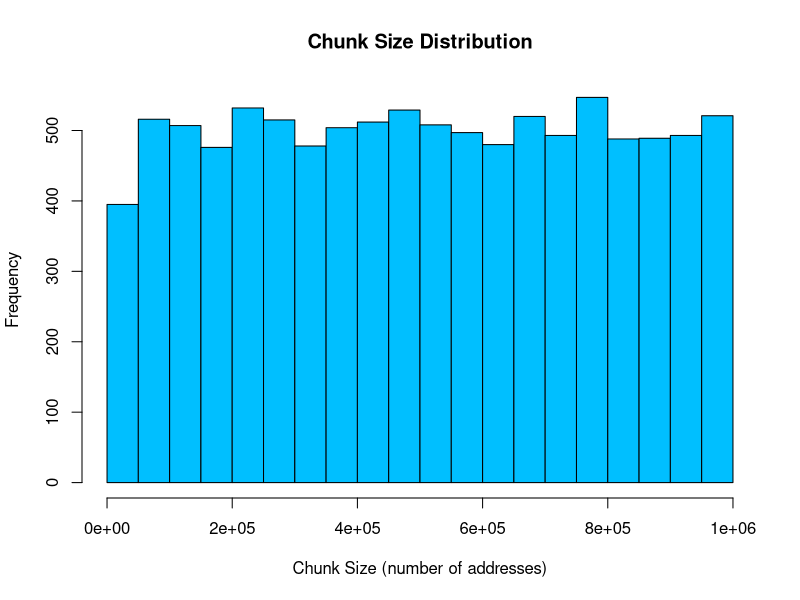

Generate this figure with R: (Note: this script raises an error after producing the figure.)
## ---- chunk 1
dat.500.perlbench_r <- read.csv('../data/500.perlbench_r.csv')
dat.500.perlbench_r
hist(dat.500.perlbench_r$data_size, main='Chunk Size Distribution', 
    xlab='Chunk Size (number of addresses)', col='deepskyblue')
## ---- chunk 2
dat.519.lbm_r <- read.csv('../data/519.lbm_r.csv')
dat.519.lbm_r
## ---- chunk 3
dat.525.x264_r <- read.csv('../data/525.x264_r.csv')
dat.525.x264_r
## ---- chunk 4
dat.531.deepsjeng_r <- read.csv('../data/531.deepsjeng_r.csv')
dat.531.deepsjeng_r
## ---- chunk 5
dat.fib <- read.csv('../data/fib.csv')
dat.fib
## ---- chunk 6
add_ratio <- function(dat) {
    dat$unique_ratio <- dat$unique_size / dat$data_size
    dat$read_ratio <- dat$reads / dat$data_size
    dat$write_ratio <- dat$writes / dat$data_size
    dat$sum_sqrt_count_ratio <- dat$sum_sqrt_count / dat$data_size
    dat$sum_count_ratio <- dat$sum_count / dat$data_size
    dat$lis_ratio <- dat$lis / dat$data_size
    dat$lds_ratio <- dat$lds / dat$data_size
    dat$cache_ratio <- dat$cache_size / dat$data_size
    dat$belady_ratio <- (dat$belady + dat$cache_size) / dat$data_size
    dat$lru_ratio <- (dat$lru + dat$cache_size) / dat$data_size
    dat$pivot_ratio <- (dat$pivot + dat$cache_size) / dat$data_size
    dat$ld_ratio <- (dat$ld + dat$cache_size) / dat$data_size
    dat$mru_ratio <- (dat$mru + dat$cache_size) / dat$data_size
    return(dat)
}

dat.500.perlbench_r <- add_ratio(dat.500.perlbench_r)
dat.519.lbm_r <- add_ratio(dat.519.lbm_r)
dat.525.x264_r <- add_ratio(dat.525.x264_r)
dat.531.deepsjeng_r <- add_ratio(dat.531.deepsjeng_r)
dat.fib <- add_ratio(dat.fib)
D <- list(dat.500.perlbench_r, dat.519.lbm_r, dat.525.x264_r, dat.fib, dat.531.deepsjeng_r)
W <- c('Perl', 'LBM', 'Video compression', 'Fibonacci', 'Pattern Recognition')

plot.hist.metric <- function(D, W, metric) {
    par(mfrow=c(3, 2))
    for (i in 1:length(D)) {
        d <- D[[i]][, metric]
        q <- quantile(d, 0.95)
        hist(d[d < q], xlab=metric, main=W[i], col='deepskyblue')
    }
}
## ---- chunk 7
plot.hist.metric(D, W, 'unique_ratio')
## ---- chunk 8
plot.hist.metric(D, W, 'read_ratio')
## ---- chunk 9
plot.hist.metric(D, W, 'write_ratio')
## ---- chunk 10
plot.hist.metric(D, W, 'avg_step')
## ---- chunk 11
plot.hist.metric(D, W, 'avg_reuse_dist')
## ---- chunk 12
plot.hist.metric(D, W, 'sum_sqrt_count_ratio')
## ---- chunk 13
plot.hist.metric(D, W, 'lis_ratio')
## ---- chunk 14
plot.hist.metric(D, W, 'lds_ratio')
## ---- chunk 15
plot.policy.hit_ratio <- function(dat, workload) {
    col <- rgb(red=0, green=0, blue=0, alpha=0.2)
    par(mfrow=c(2, 3), pty='s')
    plot(belady_ratio ~ cache_ratio, dat, pch=19, cex=0.5, col=col, main=paste(workload, '- Belady'))
    plot(lru_ratio ~ cache_ratio, dat, pch=19, cex=0.5, col=col, main=paste(workload, '- LRU'))
    plot(pivot_ratio ~ cache_ratio, dat, pch=19, cex=0.5, col=col, main=paste(workload, '- Pivot'))
    plot(ld_ratio ~ cache_ratio, dat, pch=19, cex=0.5, col=col, main=paste(workload, '- LD'))
    plot(mru_ratio ~ cache_ratio, dat, pch=19, cex=0.5, col=col, main=paste(workload, '- MRU'))
}
plot.policy.hit_ratio(dat.500.perlbench_r, 'Perl')
## ---- chunk 16
plot.policy.hit_ratio(dat.519.lbm_r, 'LBM')
## ---- chunk 17
plot.policy.hit_ratio(dat.525.x264_r, 'LBM')
## ---- chunk 18
plot.policy.hit_ratio(dat.fib, 'Fibonacci')
